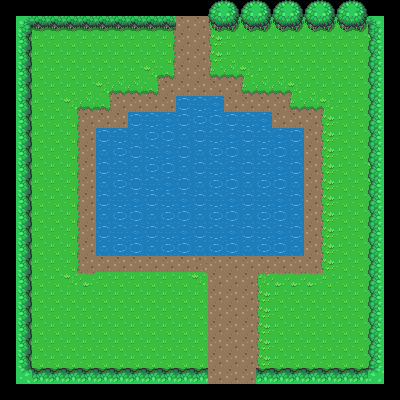

A 2D game scene composited from a Tiled map and its tileset images. What follows is a short description and the map's XML, with every tile layer's data as written:
An orthogonal 25x25 tile map with 16x16 px tiles, 2 tile layers (Tile Layer 1, collider) and 6 objects.

<map version="1.10" tiledversion="1.11.0" orientation="orthogonal" renderorder="right-down" width="25" height="25" tilewidth="16" tileheight="16" infinite="0" nextlayerid="5" nextobjectid="20">
 <tileset firstgid="1" source="fist.tsx" />
 <layer id="1" name="Tile Layer 1" width="25" height="25">
  <data encoding="csv">
0,0,0,0,0,0,0,0,0,0,0,0,0,0,0,0,0,0,0,0,0,0,0,0,0,
0,408,1,1,1,1,1,1,1,1,1201,1202,1202,1203,1,1,1,1,1,1,1,1,1,408,0,
0,408,1,1,1,1,1,1,1,1,1201,1202,1202,1203,1,1,1,1,1,1,1,1,1,408,0,
0,408,1,1,1,1,1,1,1,1,1201,1202,1202,1203,1,1,1,1,1,1,1,1,1,1,0,
0,408,1,1,1,1,1,1,1,1161,1322,1202,1202,1321,1162,1163,1,1,1,1,1,1,1,1,0,
0,1,1,1,1,1,1161,1162,1162,1322,1202,1202,1202,1202,1202,1321,1162,1162,1163,1,1,1,1,1,0,
0,1,1,1,1161,1162,1322,1202,1202,1202,1202,124,125,126,1202,1202,1202,1202,1321,1162,1163,1,1,1,0,
0,1,1,1,1201,1202,1202,1202,124,125,126,124,165,166,124,125,126,1202,1202,1202,1203,1,1,1,0,
0,1,1,1,1201,1202,124,125,164,165,166,164,124,125,126,124,125,126,124,1202,1203,1,1,1,0,
0,1,1,1,1201,1202,164,165,124,125,126,124,164,165,166,164,165,166,164,1202,1203,1,1,1,0,
0,1,1,1,1201,1202,124,125,164,165,166,164,124,125,126,124,125,126,124,1202,1203,1,1,408,0,
0,1,1,1,1201,1202,164,165,124,125,126,124,164,165,166,164,165,166,164,1202,1203,1,1,408,0,
0,1,1,1,1201,1202,124,125,126,124,125,126,124,125,126,124,125,126,124,1202,1203,1,1,1,0,
0,1,1,1,1201,1202,164,165,166,164,165,166,164,165,166,164,165,166,164,1202,1203,1,1,1,0,
0,1,1,1,1201,1202,124,125,126,124,125,126,124,125,126,124,125,126,124,1202,1203,1,1,1,0,
0,1,1,1,1201,1202,164,165,166,164,165,166,164,165,166,164,165,166,164,1202,1203,1,1,1,0,
0,1,1,1,1201,1202,1202,1202,1202,1202,1202,1202,1283,1202,1202,1202,1202,1202,1202,1202,1203,1,1,1,0,
0,1,1,1,1241,1242,1,1,1,1,1,1,1241,1202,1202,1202,1281,1242,1242,1242,1243,1,1,1,0,
0,1,1,1,1,1,1,1,1,1,1,1,1,1202,1202,1202,1203,1,1,1,1,1,1,1,0,
0,1,1,1,1,1,1,1,1,1,1,1,1,1202,1202,1202,1203,1,1,1,1,1,1,1,0,
0,1,1,1,1,1,1,1,1,1,1,1,1,1202,1202,1202,1203,1,1,1,1,1,1,1,0,
0,1,1,1,1,1,1,1,1,1,1,1,1,1202,1202,1202,1203,1,1,1,1,1,1,1,0,
0,1,1,1,1,1,1,1,1,1,1,1,1,1202,1202,1202,1203,1,1,1,1,1,1,1,0,
0,1,1,1,1,1,1,1,1,1,1,1,1,1202,1202,1202,1203,1,1,1,1,1,1,1,0,
0,0,0,0,0,0,0,0,0,0,0,0,0,0,0,0,0,0,0,0,0,0,0,0,0
</data>
 </layer>
 <objectgroup id="4" name="colision map">
  <object id="13" x="15.0235" y="15.9624" width="15.493" height="365.258" />
  <object id="14" x="15.0235" y="15.493" width="159.624" height="12.6761" />
  <object id="15" x="209.859" y="15.0235" width="172.3" height="12.2066" />
  <object id="16" x="367.136" y="15.493" width="15.0235" height="365.728" />
  <object id="17" x="257.746" y="367.136" width="122.066" height="15.9624" />
  <object id="18" x="15.493" y="367.136" width="192.019" height="15.493" />
 </objectgroup>
 <layer id="3" name="collider" width="25" height="25">
  <data encoding="csv">
0,0,0,0,0,0,0,0,0,0,0,0,0,646,647,646,647,646,647,646,647,646,647,0,0,
0,765,766,766,766,766,766,766,766,766,766,0,0,686,687,686,687,686,687,686,687,686,687,764,0,
0,728,0,0,0,0,0,0,0,0,0,0,0,0,0,0,0,0,0,0,0,0,0,727,0,
0,728,0,0,0,0,0,0,0,0,0,0,0,0,0,0,0,0,0,0,0,0,0,727,0,
0,728,0,0,0,0,0,0,0,0,0,0,0,0,0,0,0,0,0,0,0,0,0,727,0,
0,728,0,0,0,0,0,0,0,0,0,0,0,0,0,0,0,0,0,0,0,0,0,727,0,
0,728,0,0,0,0,0,0,0,0,0,0,0,0,0,0,0,0,0,0,0,0,0,727,0,
0,728,0,0,0,0,0,0,0,0,0,0,0,0,0,0,0,0,0,0,0,0,0,727,0,
0,728,0,0,0,0,0,0,0,0,0,0,0,0,0,0,0,0,0,0,0,0,0,727,0,
0,728,0,0,0,0,0,0,0,0,0,0,0,0,0,0,0,0,0,0,0,0,0,727,0,
0,728,0,0,0,0,0,0,0,0,0,0,0,0,0,0,0,0,0,0,0,0,0,727,0,
0,728,0,0,0,0,0,0,0,0,0,0,0,0,0,0,0,0,0,0,0,0,0,727,0,
0,728,0,0,0,0,0,0,0,0,0,0,0,0,0,0,0,0,0,0,0,0,0,727,0,
0,728,0,0,0,0,0,0,0,0,0,0,0,0,0,0,0,0,0,0,0,0,0,727,0,
0,728,0,0,0,0,0,0,0,0,0,0,0,0,0,0,0,0,0,0,0,0,0,727,0,
0,728,0,0,0,0,0,0,0,0,0,0,0,0,0,0,0,0,0,0,0,0,0,727,0,
0,728,0,0,0,0,0,0,0,0,0,0,0,0,0,0,0,0,0,0,0,0,0,727,0,
0,728,0,0,0,0,0,0,0,0,0,0,0,0,0,0,0,0,0,0,0,0,0,727,0,
0,728,0,0,0,0,0,0,0,0,0,0,0,0,0,0,0,0,0,0,0,0,0,727,0,
0,728,0,0,0,0,0,0,0,0,0,0,0,0,0,0,0,0,0,0,0,0,0,727,0,
0,728,0,0,0,0,0,0,0,0,0,0,0,0,0,0,0,0,0,0,0,0,0,727,0,
0,728,0,0,0,0,0,0,0,0,0,0,0,0,0,0,0,0,0,0,0,0,0,727,0,
0,728,0,0,0,0,0,0,0,0,0,0,0,0,0,0,0,0,0,0,0,0,0,727,0,
0,645,1610613464,1610613464,1610613464,1610613464,1610613464,1610613464,1610613464,1610613464,1610613464,1610613464,1610613464,0,0,0,1610613464,1610613464,1610613464,1610613464,1610613464,1610613464,1610613464,644,0,
0,0,0,0,0,0,0,0,0,0,0,0,0,0,0,0,0,0,0,0,0,0,0,0,0
</data>
 </layer>
</map>
